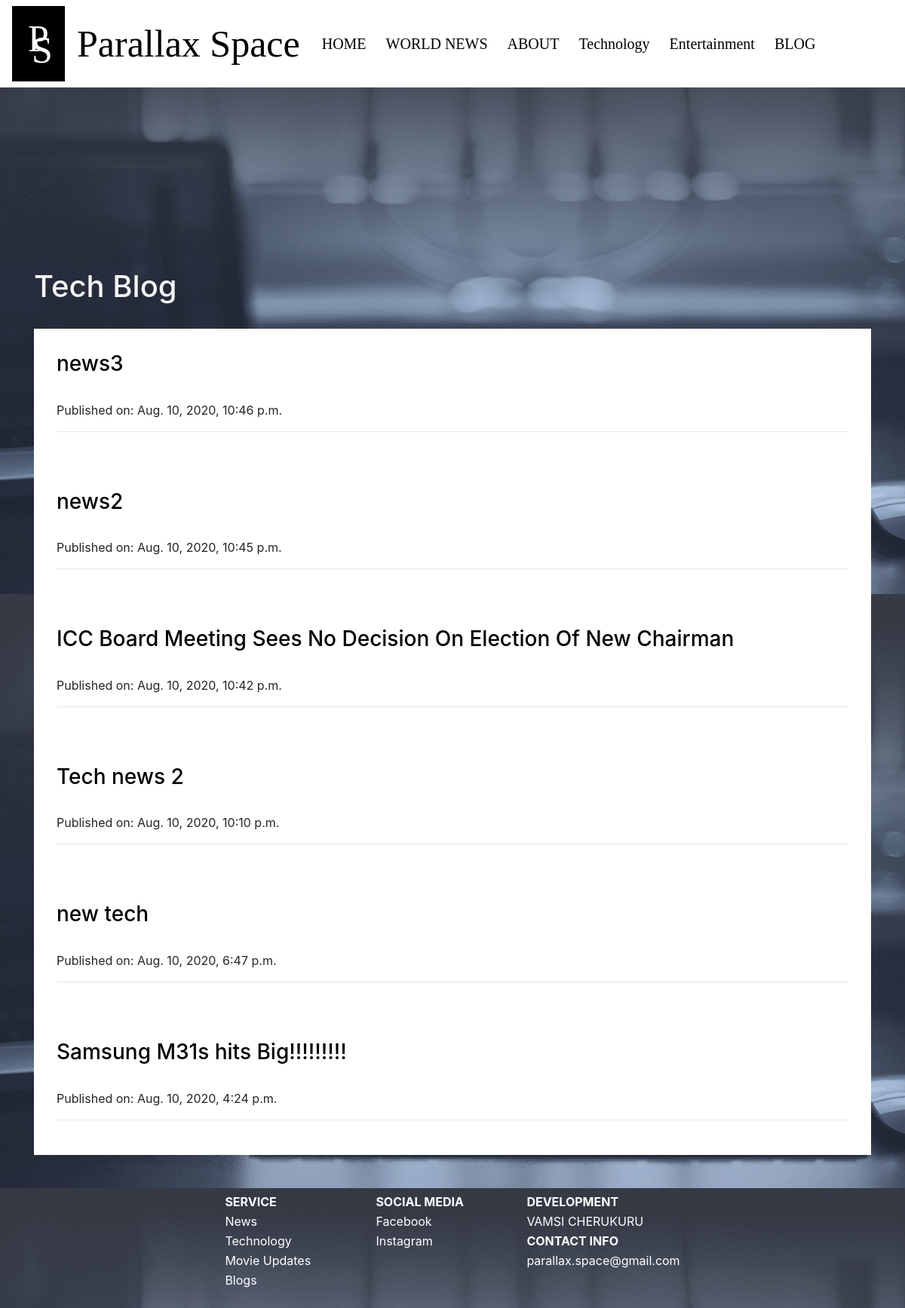
/technology, run on the app's committed database.
### ls/models.py (models this page shows, shortened)
class TechPost(models.Model):
    author = models.ForeignKey('auth.User',on_delete=models.CASCADE,default='auth.User')
    Title = models.CharField(max_length=256)
    Description = RichTextField()
    photo = models.ImageField(upload_to='article_pics',default='default.png', blank=True)
    photodes = models.TextField(max_length=1000,blank=True,default='')
    photo1 = models.ImageField(upload_to='article_pics',default='default.png', blank=True)
    photo2 = models.ImageField(upload_to='article_pics',default='default.png', blank=True)
    photo3 = models.ImageField(upload_to='article_pics',default='default.png', blank=True)
    post_date = models.DateTimeField(auto_now_add=True)

### ls/views.py (the view)
# urls.py: path('technology', views.TechBlog.as_view(), name='technology'),
class TechBlog(ListView):
    model = models.TechPost
    context_object_name = 'post_list'
    queryset = models.TechPost.objects.order_by('-post_date')
    template_name = 'tech_list.html'

### ls/templates/tech_list.html (shortened to what this page needs)
{% extends 'base.html' %}
{% load static %}
    {% block body_block %}
    <div class="container">
<h1 style="color: whitesmoke;"> <br><br> <br><br> <br> Tech Blog</h1>
<br>
    <div style="background: white;">
        {% for post in post_list %}
        <div class="container" style="padding: 30px;">
            <a href="{% url 'ls:tech_detail' pk=post.pk %}"><h3 style="color: black;">
                {{post.Title}}
              </h3></a>
              <br>
              Published on:
              {{post.post_date}}
              <hr>
        </div>
        {% endfor %}
    </div>
{% endblock %}

### ls/templates/base.html (shortened to what this page needs)
{% load static %}
<!DOCTYPE html>
<html lang="en">
<head>
    <link rel="stylesheet" href="https://maxcdn.bootstrapcdn.com/bootstrap/4.0.0/css/bootstrap.min.css">
</head>
<body>
    <nav class="navbar navbar-expand-lg  static-top" id="navbar_back">
        <a class="navbar-brand" href="#" style="font-family: TR2N; font-size:50px;color:white; background:black; border:1px solid black;width:70px;height:100px;">
          <center>  P
            <p style="margin-left:10px;margin-top:-60px;">
              S
            </p></center>
            </a>
        <a class="navbar-brand" href="#" style="font-family: Dekar; font-size:50px;color:black;">
            Parallax Space</a>
          <ul class="navbar-nav mr-auto">
            <li class="nav-item active " >
              <a class="nav_back btn " href="{% url 'ls:home' %}">HOME <span class="sr-only">(current)</span></a>
            </li>
            <li class="nav-item   ">
              <a class="nav_back  btn" href="{% url 'ls:news' %}" onClick = 'dropBlog()'>WORLD NEWS</a>
            </li>
            <li class="nav-item ">
              <a class="nav_back btn" href="#contactInfo">ABOUT</a>
            </li>
              <li class="nav-item active " >
                <a class="nav_back btn " href="{% url 'ls:technology' %}">Technology <span class="sr-only">(current)</span></a>
              </li>
              <li class="nav-item   ">
                <a class="nav_back  btn" href="{% url 'ls:entertainment' %}" onClick = 'dropBlog()'>Entertainment</a>
              </li>
              <li class="nav-item  ">
                <a class="nav_back btn" href="{% url 'ls:astroblog' %}">BLOG</a>
              </li>
            </ul>
      </nav>
    {% block body_block %}
    {% endblock %}
    <div id="contactInfo" >
        <div class="container" style=" padding-bottom:80px;">
           <center>
            <table style="color: white;">
                <thead >
                    <tr>
                            <th style="width: 200px; padding-top:50px;">SERVICE</th>
                            <th style="width: 200px; padding-top:50px;">SOCIAL MEDIA</th>
                            <th style="width: 200px; padding-top:50px;">DEVELOPMENT</th>
                    </tr>
                </thead>
                <tbody>
                    <tr>
                        <td>News</td>
                        <td>Facebook</td>
                        <td>VAMSI CHERUKURU</td>
                    </tr>
                    <tr>
                        <td>Technology</td>
                        <td>Instagram</td>
                        <td >
    <b> CONTACT INFO</b>
                        </td>
                    </tr>
                    <tr>
                        <td>Movie Updates</td>
                        <td></td>
                        <td>parallax.space@gmail.com</td>
                    </tr>
                    <tr>
                        <td>Blogs</td>
                    </tr>
                </tbody>
            </table>
           </center>
        </div>
    </div>
</body>
</html>

### data on the page
TechPost: Title "news3", post_date "Aug. 10, 2020, 10:46 p.m."
TechPost: Title "news2", post_date "Aug. 10, 2020, 10:45 p.m."
TechPost: Title "ICC Board Meeting Sees No Decision On Election Of New Chairman", post_date "Aug. 10, 2020, 10:42 p.m."
TechPost: Title "Tech news 2", post_date "Aug. 10, 2020, 10:10 p.m."
TechPost: Title "new tech", post_date "Aug. 10, 2020, 6:47 p.m."
TechPost: Title "Samsung M31s hits Big!!!!!!!!!", post_date "Aug. 10, 2020, 4:24 p.m."
